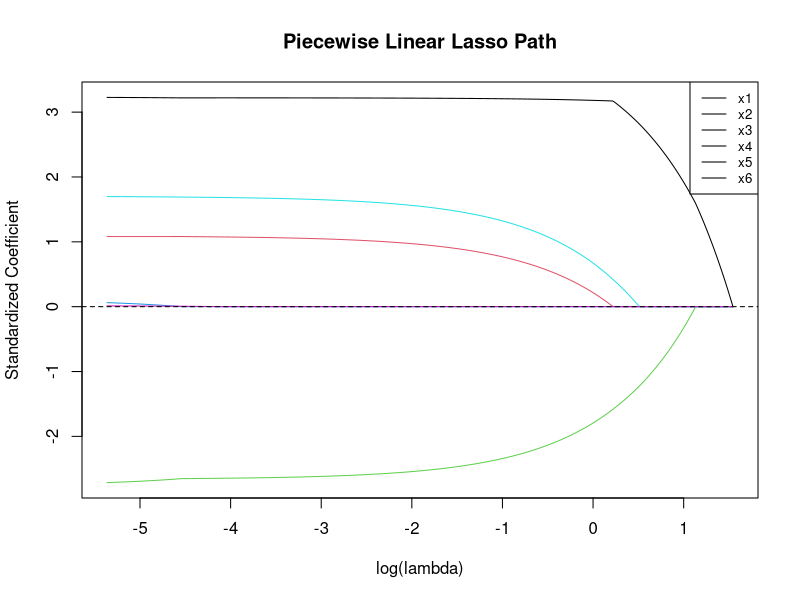
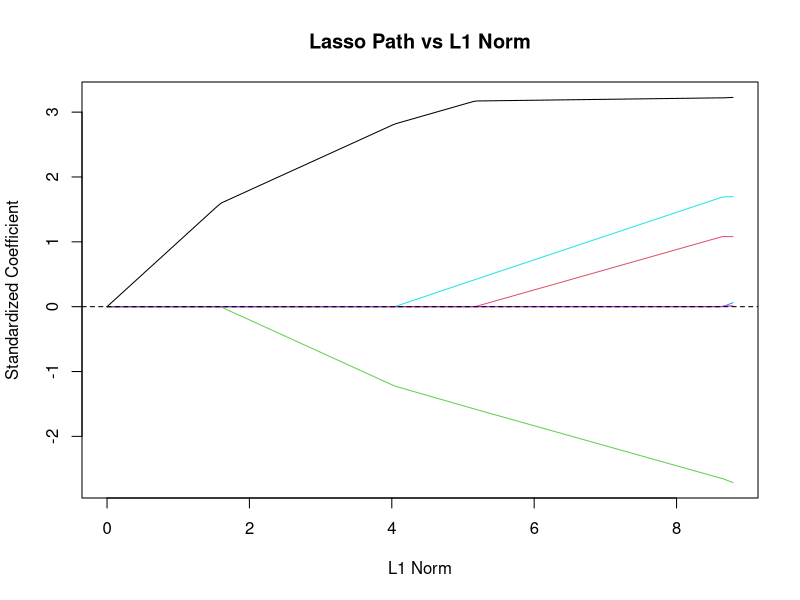
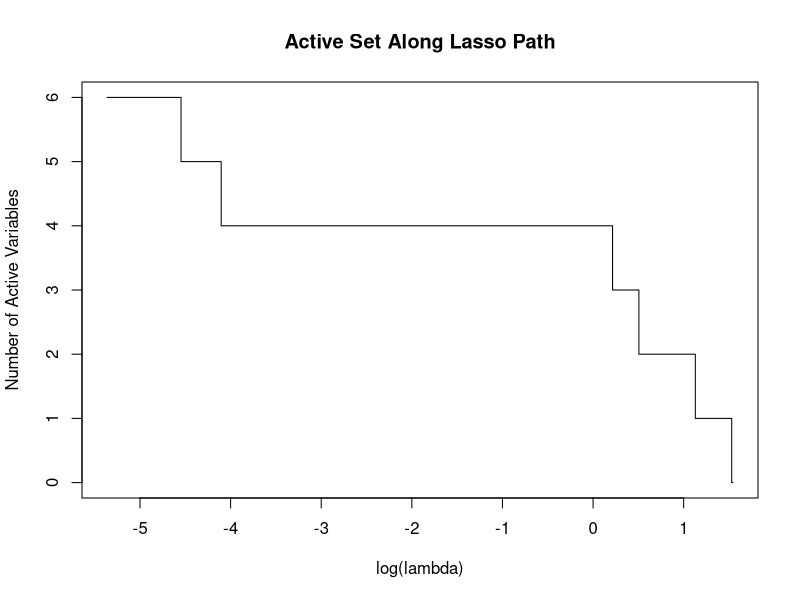
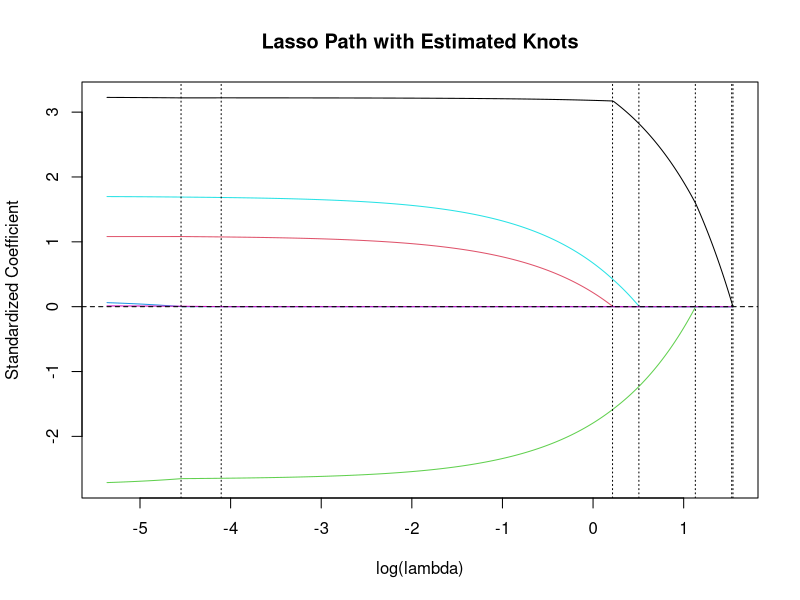
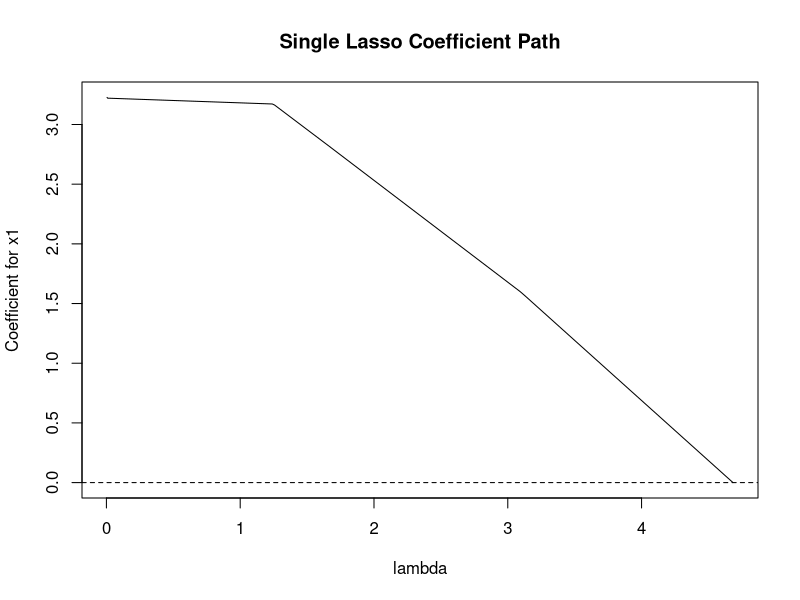
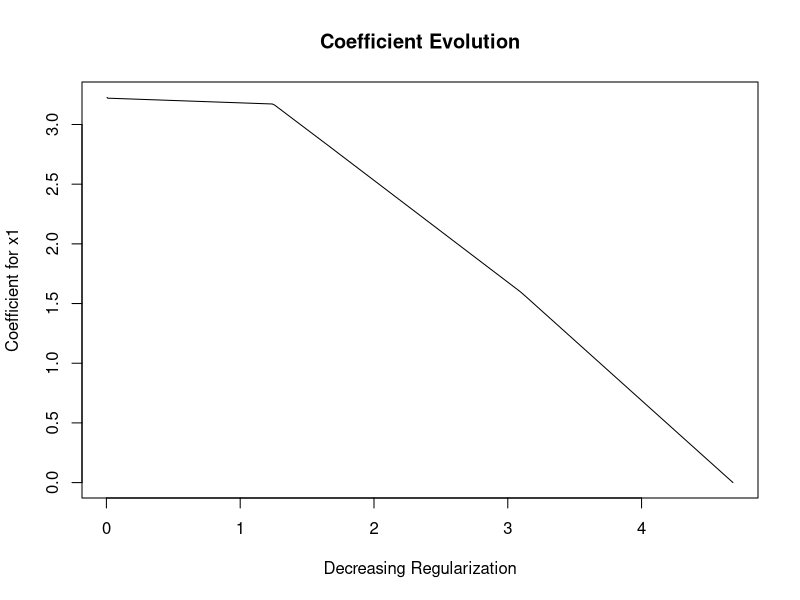
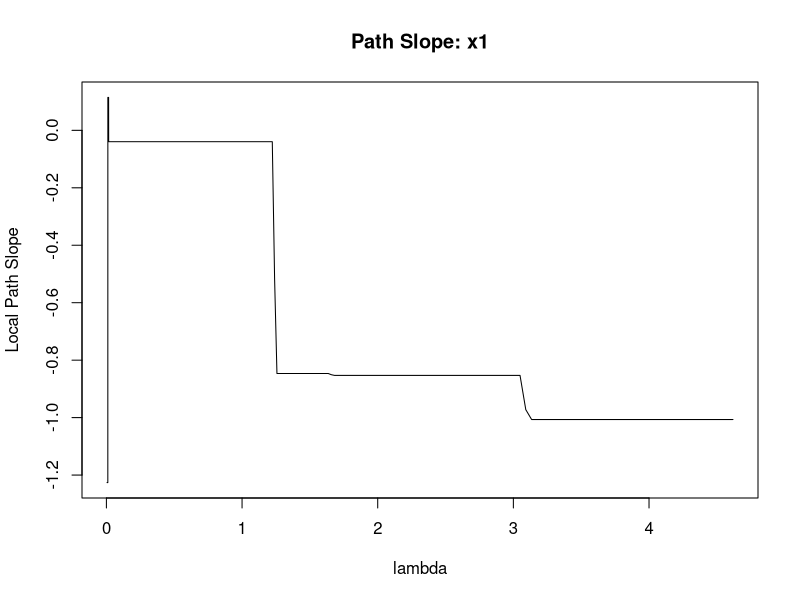
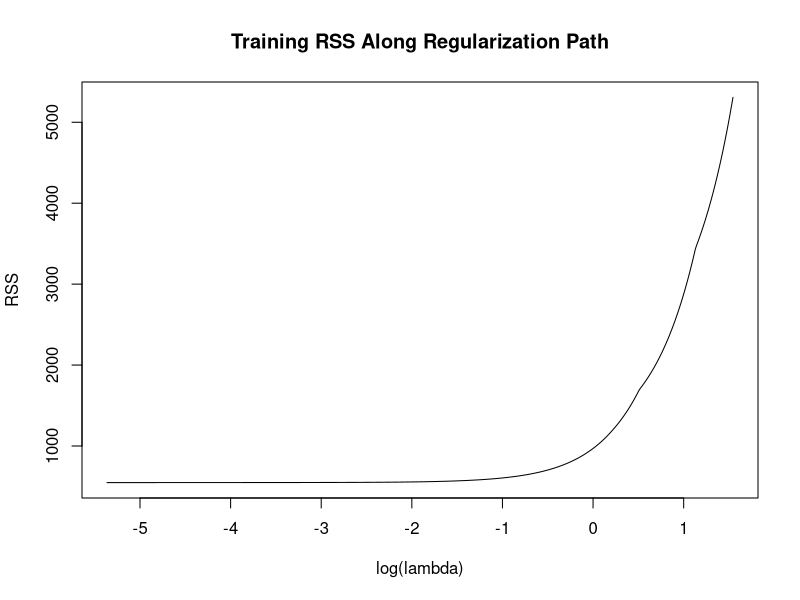

R code for these plots, in order:
# ==============================================================================
# Piecewise Linear Path Algorithms
# Jonathan Ma
#
# References:
#   The Elements of Statistical Learning
#   An Introduction to Statistical Learning
#
# Focus:
#   - Lasso solution paths
#   - Regularization parameter lambda
#   - Active sets
#   - Knots in the solution path
#   - Piecewise linear coefficient trajectories
#   - Comparison with ridge regression
# ==============================================================================


# ------------------------------------------------------------------------------
# 1. Generate Data
# ------------------------------------------------------------------------------

set.seed(123)

n <- 150
p <- 6


# Create some correlated predictors

z1 <- rnorm(n)
z2 <- rnorm(n)

x1 <- z1 + rnorm(n, sd = 0.25)
x2 <- 0.8 * z1 + rnorm(n, sd = 0.25)

x3 <- z2 + rnorm(n, sd = 0.25)
x4 <- 0.7 * z2 + rnorm(n, sd = 0.25)

x5 <- rnorm(n)
x6 <- rnorm(n)


X <- cbind(
  x1,
  x2,
  x3,
  x4,
  x5,
  x6
)

colnames(X) <- paste0(
  "x",
  1:p
)


beta_true <- c(
  3,
  2,
  -2.5,
  0,
  1.5,
  0
)

beta_0 <- 2
sigma <- 2


epsilon <- rnorm(
  n,
  mean = 0,
  sd = sigma
)


y <- beta_0 +
  X %*%
  beta_true +
  epsilon

y <- as.vector(y)


data <- data.frame(
  y = y,
  X
)

head(data)

cor(X)


# ------------------------------------------------------------------------------
# 2. Standardize Predictors
# ------------------------------------------------------------------------------

X_means <- colMeans(X)

X_sds <- apply(
  X,
  2,
  sd
)


X_scaled <- scale(
  X,
  center = X_means,
  scale = X_sds
)


# ------------------------------------------------------------------------------
# 3. Center Response
# ------------------------------------------------------------------------------

y_mean <- mean(y)

y_centered <- y -
  y_mean


# ------------------------------------------------------------------------------
# 4. Soft-Thresholding Operator
# ------------------------------------------------------------------------------

soft_threshold <- function(
    z,
    gamma
) {
  
  sign(z) *
    pmax(
      abs(z) - gamma,
      0
    )
}


# ------------------------------------------------------------------------------
# 5. Lasso Coordinate Descent
# ------------------------------------------------------------------------------

lasso_fit <- function(
    X,
    y,
    lambda,
    beta_init = NULL,
    max_iter = 10000,
    tol = 1e-10
) {
  
  n <- nrow(X)
  p <- ncol(X)
  
  
  if (is.null(beta_init)) {
    
    beta <- rep(
      0,
      p
    )
    
  } else {
    
    beta <- beta_init
  }
  
  
  # Squared norm of each predictor
  
  z <- colSums(
    X^2
  ) / n
  
  
  for (iteration in 1:max_iter) {
    
    beta_old <- beta
    
    
    for (j in 1:p) {
      
      # Partial residual
      
      residual_j <-
        y -
        X %*% beta +
        X[, j] * beta[j]
      
      
      # Partial correlation
      
      rho_j <- sum(
        X[, j] *
          residual_j
      ) / n
      
      
      # Lasso coordinate update
      
      beta[j] <-
        soft_threshold(
          rho_j,
          lambda
        ) /
        z[j]
    }
    
    
    if (
      max(
        abs(
          beta -
          beta_old
        )
      ) < tol
    ) {
      
      break
    }
  }
  
  
  list(
    coefficients = beta,
    iterations = iteration
  )
}


# ------------------------------------------------------------------------------
# 6. Maximum Lambda
# ------------------------------------------------------------------------------

# lambda_max is the smallest lambda for which
# every coefficient is exactly zero.

lambda_max <- max(
  abs(
    as.vector(
      crossprod(
        X_scaled,
        y_centered
      )
    )
  )
) / n

lambda_max


# ------------------------------------------------------------------------------
# 7. Construct Lambda Grid
# ------------------------------------------------------------------------------

lambda_min <-
  lambda_max * 0.001


lambda_grid <- exp(
  seq(
    log(lambda_max),
    log(lambda_min),
    length.out = 500
  )
)


head(lambda_grid)

tail(lambda_grid)


# ------------------------------------------------------------------------------
# 8. Compute the Lasso Solution Path
# ------------------------------------------------------------------------------

beta_path <- matrix(
  0,
  nrow = length(lambda_grid),
  ncol = p
)

colnames(beta_path) <-
  colnames(X)


# Warm starts make path algorithms much faster.

beta_previous <- rep(
  0,
  p
)


for (i in seq_along(lambda_grid)) {
  
  fit <- lasso_fit(
    X_scaled,
    y_centered,
    lambda = lambda_grid[i],
    beta_init = beta_previous
  )
  
  
  beta_path[i, ] <-
    fit$coefficients
  
  
  beta_previous <-
    fit$coefficients
}


# ------------------------------------------------------------------------------
# 9. Inspect Beginning of Path
# ------------------------------------------------------------------------------

head(
  beta_path
)


# ------------------------------------------------------------------------------
# 10. Plot Coefficient Path Against log(lambda)
# ------------------------------------------------------------------------------

matplot(
  log(lambda_grid),
  beta_path,
  type = "l",
  lty = 1,
  xlab = "log(lambda)",
  ylab = "Standardized Coefficient",
  main = "Piecewise Linear Lasso Path"
)

abline(
  h = 0,
  lty = 2
)

legend(
  "topright",
  legend = colnames(X),
  lty = 1,
  cex = 0.8
)


# ------------------------------------------------------------------------------
# 11. L1 Norm Along Path
# ------------------------------------------------------------------------------

L1_norm <- apply(
  beta_path,
  1,
  function(beta) {
    
    sum(
      abs(beta)
    )
  }
)


# ------------------------------------------------------------------------------
# 12. Plot Path Against L1 Norm
# ------------------------------------------------------------------------------

matplot(
  L1_norm,
  beta_path,
  type = "l",
  lty = 1,
  xlab = "L1 Norm",
  ylab = "Standardized Coefficient",
  main = "Lasso Path vs L1 Norm"
)

abline(
  h = 0,
  lty = 2
)


# ------------------------------------------------------------------------------
# 13. Determine Active Set
# ------------------------------------------------------------------------------

tolerance <- 1e-6


active_matrix <- abs(
  beta_path
) > tolerance


head(
  active_matrix
)


# ------------------------------------------------------------------------------
# 14. Number of Active Variables
# ------------------------------------------------------------------------------

active_count <- rowSums(
  active_matrix
)


plot(
  log(lambda_grid),
  active_count,
  type = "s",
  xlab = "log(lambda)",
  ylab = "Number of Active Variables",
  main = "Active Set Along Lasso Path"
)


# ------------------------------------------------------------------------------
# 15. Detect Knots
# ------------------------------------------------------------------------------

# A knot occurs when the active set changes.

knot_index <- c(1)


for (i in 2:nrow(active_matrix)) {
  
  if (
    any(
      active_matrix[i, ] !=
      active_matrix[i - 1, ]
    )
  ) {
    
    knot_index <- c(
      knot_index,
      i
    )
  }
}


knot_index


# ------------------------------------------------------------------------------
# 16. Lambda Values at Knots
# ------------------------------------------------------------------------------

knot_lambda <-
  lambda_grid[
    knot_index
  ]


knot_lambda


# ------------------------------------------------------------------------------
# 17. Coefficients at Knots
# ------------------------------------------------------------------------------

knot_coefficients <-
  beta_path[
    knot_index,
    ,
    drop = FALSE
  ]


knot_table <- data.frame(
  Knot = seq_along(
    knot_index
  ),
  Lambda = knot_lambda,
  knot_coefficients
)


knot_table


# ------------------------------------------------------------------------------
# 18. Active Set at Each Knot
# ------------------------------------------------------------------------------

for (k in seq_along(knot_index)) {
  
  index <- knot_index[k]
  
  
  active_variables <- colnames(X)[
    active_matrix[
      index,
    ]
  ]
  
  
  cat(
    "Knot",
    k,
    "\n"
  )
  
  cat(
    "Lambda:",
    lambda_grid[index],
    "\n"
  )
  
  cat(
    "Active variables:",
    active_variables,
    "\n\n"
  )
}


# ------------------------------------------------------------------------------
# 19. Variable Entry Lambda
# ------------------------------------------------------------------------------

entry_lambda <- rep(
  NA,
  p
)

names(entry_lambda) <-
  colnames(X)


for (j in 1:p) {
  
  first_active <- which(
    active_matrix[, j]
  )
  
  
  if (
    length(first_active) > 0
  ) {
    
    entry_lambda[j] <-
      lambda_grid[
        first_active[1]
      ]
  }
}


entry_lambda


# ------------------------------------------------------------------------------
# 20. Variable Entry Order
# ------------------------------------------------------------------------------

entry_order <- order(
  entry_lambda,
  decreasing = TRUE,
  na.last = TRUE
)


data.frame(
  Predictor = names(
    entry_lambda
  )[entry_order],
  
  Entry_Lambda = entry_lambda[
    entry_order
  ]
)


# ------------------------------------------------------------------------------
# 21. Plot Knots on Coefficient Path
# ------------------------------------------------------------------------------

matplot(
  log(lambda_grid),
  beta_path,
  type = "l",
  lty = 1,
  xlab = "log(lambda)",
  ylab = "Standardized Coefficient",
  main = "Lasso Path with Estimated Knots"
)


for (lambda in knot_lambda) {
  
  abline(
    v = log(lambda),
    lty = 3
  )
}


abline(
  h = 0,
  lty = 2
)


# ------------------------------------------------------------------------------
# 22. Examine a Single Coefficient Path
# ------------------------------------------------------------------------------

j <- 1


plot(
  lambda_grid,
  beta_path[, j],
  type = "l",
  xlab = "lambda",
  ylab = paste0(
    "Coefficient for ",
    colnames(X)[j]
  ),
  main = "Single Lasso Coefficient Path"
)

abline(
  h = 0,
  lty = 2
)


# ------------------------------------------------------------------------------
# 23. Reverse Lambda Axis
# ------------------------------------------------------------------------------

# This makes the plot easier to interpret:
#
# left = stronger regularization
# right = weaker regularization

plot(
  rev(lambda_grid),
  rev(beta_path[, j]),
  type = "l",
  xlab = "Decreasing Regularization",
  ylab = paste0(
    "Coefficient for ",
    colnames(X)[j]
  ),
  main = "Coefficient Evolution"
)


# ------------------------------------------------------------------------------
# 24. Approximate Path Slopes
# ------------------------------------------------------------------------------

# Between knots, the coefficient path should behave
# approximately linearly as a function of lambda.


path_slopes <- matrix(
  NA,
  nrow = length(lambda_grid) - 1,
  ncol = p
)

colnames(path_slopes) <-
  colnames(X)


for (j in 1:p) {
  
  path_slopes[, j] <-
    diff(
      beta_path[, j]
    ) /
    diff(
      lambda_grid
    )
}


head(
  path_slopes
)


# ------------------------------------------------------------------------------
# 25. Plot Local Path Slope
# ------------------------------------------------------------------------------

j <- 1


plot(
  lambda_grid[-1],
  path_slopes[, j],
  type = "l",
  xlab = "lambda",
  ylab = "Local Path Slope",
  main = paste(
    "Path Slope:",
    colnames(X)[j]
  )
)


# ------------------------------------------------------------------------------
# 26. Examine Linear Segments Between Knots
# ------------------------------------------------------------------------------

# Because the lambda grid is numerical rather than exact,
# the segments are approximately rather than perfectly linear.


if (length(knot_index) >= 2) {
  
  segment_start <-
    knot_index[1]
  
  segment_end <-
    knot_index[2]
  
  
  if (
    segment_end -
    segment_start >
    2
  ) {
    
    lambda_segment <-
      lambda_grid[
        segment_start:segment_end
      ]
    
    
    beta_segment <-
      beta_path[
        segment_start:segment_end,
        1
      ]
    
    
    segment_model <- lm(
      beta_segment ~
        lambda_segment
    )
    
    
    summary(
      segment_model
    )
    
    
    plot(
      lambda_segment,
      beta_segment,
      pch = 19,
      xlab = "lambda",
      ylab = "Coefficient",
      main = "Linear Segment Between Knots"
    )
    
    
    abline(
      segment_model
    )
  }
}


# ------------------------------------------------------------------------------
# 27. Residual Sum of Squares Along Path
# ------------------------------------------------------------------------------

RSS_path <- numeric(
  length(lambda_grid)
)


for (i in seq_along(lambda_grid)) {
  
  prediction <-
    X_scaled %*%
    beta_path[i, ]
  
  
  residuals <-
    y_centered -
    prediction
  
  
  RSS_path[i] <-
    sum(
      residuals^2
    )
}


# ------------------------------------------------------------------------------
# 28. Plot RSS Along Path
# ------------------------------------------------------------------------------

plot(
  log(lambda_grid),
  RSS_path,
  type = "l",
  xlab = "log(lambda)",
  ylab = "RSS",
  main = "Training RSS Along Regularization Path"
)


# ------------------------------------------------------------------------------
# 29. Compare with Ordinary Least Squares
# ------------------------------------------------------------------------------

beta_ols_scaled <- solve(
  crossprod(
    X_scaled
  ),
  crossprod(
    X_scaled,
    y_centered
  )
)

beta_ols_scaled <-
  as.vector(
    beta_ols_scaled
  )


comparison <- data.frame(
  Predictor = colnames(X),
  OLS = beta_ols_scaled,
  Lasso_End = beta_path[
    nrow(beta_path),
  ]
)


comparison


# ------------------------------------------------------------------------------
# 30. Ridge Path for Comparison
# ------------------------------------------------------------------------------

ridge_fit <- function(
    X,
    y,
    lambda
) {
  
  p <- ncol(X)
  
  
  beta <- solve(
    crossprod(X) +
      lambda *
      diag(p),
    crossprod(
      X,
      y
    )
  )
  
  
  as.vector(beta)
}


ridge_path <- matrix(
  NA,
  nrow = length(lambda_grid),
  ncol = p
)

colnames(ridge_path) <-
  colnames(X)


for (i in seq_along(lambda_grid)) {
  
  ridge_path[i, ] <-
    ridge_fit(
      X_scaled,
      y_centered,
      lambda_grid[i]
    )
}


# ------------------------------------------------------------------------------
# 31. Plot Ridge Path
# ------------------------------------------------------------------------------

matplot(
  log(lambda_grid),
  ridge_path,
  type = "l",
  lty = 1,
  xlab = "log(lambda)",
  ylab = "Standardized Coefficient",
  main = "Ridge Coefficient Path"
)

abline(
  h = 0,
  lty = 2
)


# ------------------------------------------------------------------------------
# 32. Compare Lasso and Ridge Sparsity
# ------------------------------------------------------------------------------

lasso_nonzero <- apply(
  beta_path,
  1,
  function(beta) {
    
    sum(
      abs(beta) > tolerance
    )
  }
)


ridge_nonzero <- apply(
  ridge_path,
  1,
  function(beta) {
    
    sum(
      abs(beta) > tolerance
    )
  }
)


plot(
  log(lambda_grid),
  lasso_nonzero,
  type = "s",
  ylim = c(0, p),
  xlab = "log(lambda)",
  ylab = "Number of Nonzero Coefficients",
  main = "Lasso vs Ridge Sparsity"
)

lines(
  log(lambda_grid),
  ridge_nonzero,
  type = "s",
  lty = 2
)

legend(
  "bottomleft",
  legend = c(
    "Lasso",
    "Ridge"
  ),
  lty = c(
    1,
    2
  )
)


# ------------------------------------------------------------------------------
# 33. Train-Test Split
# ------------------------------------------------------------------------------

set.seed(123)


train_index <- sample(
  1:n,
  size = floor(
    0.7 * n
  )
)

test_index <- setdiff(
  1:n,
  train_index
)


X_train <- X[
  train_index,
  ,
  drop = FALSE
]

X_test <- X[
  test_index,
  ,
  drop = FALSE
]


y_train <- y[
  train_index
]

y_test <- y[
  test_index
]


# ------------------------------------------------------------------------------
# 34. Standardize Using Training Data Only
# ------------------------------------------------------------------------------

train_means <- colMeans(
  X_train
)

train_sds <- apply(
  X_train,
  2,
  sd
)


X_train_scaled <- scale(
  X_train,
  center = train_means,
  scale = train_sds
)

X_test_scaled <- scale(
  X_test,
  center = train_means,
  scale = train_sds
)


y_train_mean <- mean(
  y_train
)

y_train_centered <-
  y_train -
  y_train_mean


# ------------------------------------------------------------------------------
# 35. Training Lambda Grid
# ------------------------------------------------------------------------------

n_train <- nrow(
  X_train
)


lambda_max_train <- max(
  abs(
    as.vector(
      crossprod(
        X_train_scaled,
        y_train_centered
      )
    )
  )
) / n_train


lambda_grid_train <- exp(
  seq(
    log(lambda_max_train),
    log(
      lambda_max_train *
        0.001
    ),
    length.out = 300
  )
)


# ------------------------------------------------------------------------------
# 36. Compute Training Path
# ------------------------------------------------------------------------------

train_path <- matrix(
  0,
  nrow = length(lambda_grid_train),
  ncol = p
)


beta_previous <- rep(
  0,
  p
)


for (i in seq_along(
  lambda_grid_train
)) {
  
  fit <- lasso_fit(
    X_train_scaled,
    y_train_centered,
    lambda_grid_train[i],
    beta_init = beta_previous
  )
  
  
  train_path[i, ] <-
    fit$coefficients
  
  
  beta_previous <-
    fit$coefficients
}


# ------------------------------------------------------------------------------
# 37. Test MSE Along Path
# ------------------------------------------------------------------------------

test_mse <- numeric(
  length(lambda_grid_train)
)


for (i in seq_along(
  lambda_grid_train
)) {
  
  prediction <-
    y_train_mean +
    X_test_scaled %*%
    train_path[i, ]
  
  
  test_mse[i] <- mean(
    (
      y_test -
        prediction
    )^2
  )
}


# ------------------------------------------------------------------------------
# 38. Plot Test Error
# ------------------------------------------------------------------------------

plot(
  log(lambda_grid_train),
  test_mse,
  type = "l",
  xlab = "log(lambda)",
  ylab = "Test MSE",
  main = "Prediction Error Along Lasso Path"
)


# ------------------------------------------------------------------------------
# 39. Best Lambda
# ------------------------------------------------------------------------------

best_index <- which.min(
  test_mse
)

best_lambda <-
  lambda_grid_train[
    best_index
  ]

best_lambda

test_mse[
  best_index
]


# ------------------------------------------------------------------------------
# 40. Coefficients at Best Lambda
# ------------------------------------------------------------------------------

best_beta_scaled <-
  train_path[
    best_index,
  ]


best_beta <-
  best_beta_scaled /
  train_sds


best_intercept <-
  y_train_mean -
  sum(
    best_beta *
      train_means
  )


best_intercept

best_beta


# ------------------------------------------------------------------------------
# 41. Compare with True Coefficients
# ------------------------------------------------------------------------------

final_comparison <- data.frame(
  Predictor = colnames(X),
  True = beta_true,
  Estimated = best_beta
)

final_comparison


# ------------------------------------------------------------------------------
# 42. Active Variables at Best Lambda
# ------------------------------------------------------------------------------

selected <- abs(
  best_beta
) > tolerance


colnames(X)[
  selected
]


# ------------------------------------------------------------------------------
# 43. Summary of Estimated Knots
# ------------------------------------------------------------------------------

cat(
  "Number of estimated knots:",
  length(knot_index),
  "\n"
)

cat(
  "Number of predictors:",
  p,
  "\n\n"
)


for (k in seq_along(
  knot_index
)) {
  
  i <- knot_index[k]
  
  active_variables <-
    colnames(X)[
      active_matrix[
        i,
      ]
    ]
  
  
  cat(
    "Knot",
    k,
    "\n"
  )
  
  cat(
    "Lambda:",
    round(
      lambda_grid[i],
      4
    ),
    "\n"
  )
  
  cat(
    "Active set:",
    active_variables,
    "\n\n"
  )
}
